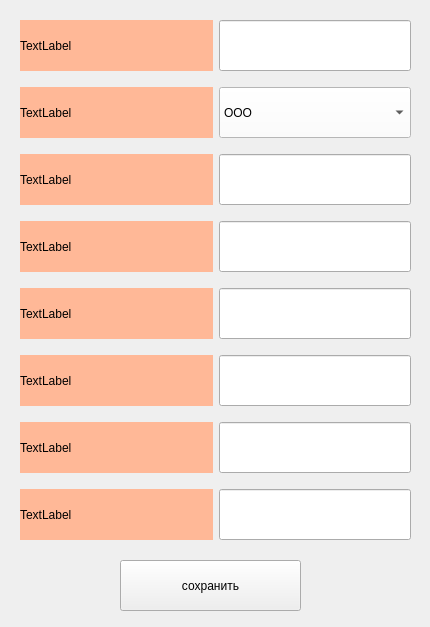
<?xml version="1.0" encoding="UTF-8"?>
<ui version="4.0">
 <class>MainWindow</class>
 <widget class="QMainWindow" name="MainWindow">
  <property name="geometry">
   <rect>
    <x>0</x>
    <y>0</y>
    <width>430</width>
    <height>627</height>
   </rect>
  </property>
  <property name="windowTitle">
   <string>MainWindow</string>
  </property>
  <widget class="QWidget" name="centralwidget">
   <widget class="QWidget" name="horizontalLayoutWidget">
    <property name="geometry">
     <rect>
      <x>20</x>
      <y>20</y>
      <width>391</width>
      <height>520</height>
     </rect>
    </property>
    <layout class="QHBoxLayout" name="horizontalLayout">
     <item>
      <layout class="QVBoxLayout" name="verticalLayout">
       <item>
        <widget class="QLabel" name="label">
         <property name="sizePolicy">
          <sizepolicy hsizetype="Expanding" vsizetype="Preferred">
           <horstretch>0</horstretch>
           <verstretch>0</verstretch>
          </sizepolicy>
         </property>
         <property name="styleSheet">
          <string notr="true">background-color: rgb(255, 184, 151);</string>
         </property>
         <property name="text">
          <string>TextLabel</string>
         </property>
        </widget>
       </item>
       <item>
        <spacer name="verticalSpacer">
         <property name="orientation">
          <enum>Qt::Vertical</enum>
         </property>
         <property name="sizeType">
          <enum>QSizePolicy::Fixed</enum>
         </property>
         <property name="sizeHint" stdset="0">
          <size>
           <width>20</width>
           <height>10</height>
          </size>
         </property>
        </spacer>
       </item>
       <item>
        <widget class="QLabel" name="label_2">
         <property name="sizePolicy">
          <sizepolicy hsizetype="Expanding" vsizetype="Preferred">
           <horstretch>0</horstretch>
           <verstretch>0</verstretch>
          </sizepolicy>
         </property>
         <property name="styleSheet">
          <string notr="true">background-color: rgb(255, 184, 151);</string>
         </property>
         <property name="text">
          <string>TextLabel</string>
         </property>
        </widget>
       </item>
       <item>
        <spacer name="verticalSpacer_2">
         <property name="orientation">
          <enum>Qt::Vertical</enum>
         </property>
         <property name="sizeType">
          <enum>QSizePolicy::Fixed</enum>
         </property>
         <property name="sizeHint" stdset="0">
          <size>
           <width>20</width>
           <height>10</height>
          </size>
         </property>
        </spacer>
       </item>
       <item>
        <widget class="QLabel" name="label_3">
         <property name="sizePolicy">
          <sizepolicy hsizetype="Expanding" vsizetype="Preferred">
           <horstretch>0</horstretch>
           <verstretch>0</verstretch>
          </sizepolicy>
         </property>
         <property name="styleSheet">
          <string notr="true">background-color: rgb(255, 184, 151);</string>
         </property>
         <property name="text">
          <string>TextLabel</string>
         </property>
        </widget>
       </item>
       <item>
        <spacer name="verticalSpacer_3">
         <property name="orientation">
          <enum>Qt::Vertical</enum>
         </property>
         <property name="sizeType">
          <enum>QSizePolicy::Fixed</enum>
         </property>
         <property name="sizeHint" stdset="0">
          <size>
           <width>20</width>
           <height>10</height>
          </size>
         </property>
        </spacer>
       </item>
       <item>
        <widget class="QLabel" name="label_4">
         <property name="sizePolicy">
          <sizepolicy hsizetype="Expanding" vsizetype="Preferred">
           <horstretch>0</horstretch>
           <verstretch>0</verstretch>
          </sizepolicy>
         </property>
         <property name="styleSheet">
          <string notr="true">background-color: rgb(255, 184, 151);</string>
         </property>
         <property name="text">
          <string>TextLabel</string>
         </property>
        </widget>
       </item>
       <item>
        <spacer name="verticalSpacer_4">
         <property name="orientation">
          <enum>Qt::Vertical</enum>
         </property>
         <property name="sizeType">
          <enum>QSizePolicy::Fixed</enum>
         </property>
         <property name="sizeHint" stdset="0">
          <size>
           <width>20</width>
           <height>10</height>
          </size>
         </property>
        </spacer>
       </item>
       <item>
        <widget class="QLabel" name="label_5">
         <property name="sizePolicy">
          <sizepolicy hsizetype="Expanding" vsizetype="Preferred">
           <horstretch>0</horstretch>
           <verstretch>0</verstretch>
          </sizepolicy>
         </property>
         <property name="styleSheet">
          <string notr="true">background-color: rgb(255, 184, 151);</string>
         </property>
         <property name="text">
          <string>TextLabel</string>
         </property>
        </widget>
       </item>
       <item>
        <spacer name="verticalSpacer_5">
         <property name="orientation">
          <enum>Qt::Vertical</enum>
         </property>
         <property name="sizeType">
          <enum>QSizePolicy::Fixed</enum>
         </property>
         <property name="sizeHint" stdset="0">
          <size>
           <width>20</width>
           <height>10</height>
          </size>
         </property>
        </spacer>
       </item>
       <item>
        <widget class="QLabel" name="label_6">
         <property name="sizePolicy">
          <sizepolicy hsizetype="Expanding" vsizetype="Preferred">
           <horstretch>0</horstretch>
           <verstretch>0</verstretch>
          </sizepolicy>
         </property>
         <property name="styleSheet">
          <string notr="true">background-color: rgb(255, 184, 151);</string>
         </property>
         <property name="text">
          <string>TextLabel</string>
         </property>
        </widget>
       </item>
       <item>
        <spacer name="verticalSpacer_6">
         <property name="orientation">
          <enum>Qt::Vertical</enum>
         </property>
         <property name="sizeType">
          <enum>QSizePolicy::Fixed</enum>
         </property>
         <property name="sizeHint" stdset="0">
          <size>
           <width>20</width>
           <height>10</height>
          </size>
         </property>
        </spacer>
       </item>
       <item>
        <widget class="QLabel" name="label_7">
         <property name="sizePolicy">
          <sizepolicy hsizetype="Expanding" vsizetype="Preferred">
           <horstretch>0</horstretch>
           <verstretch>0</verstretch>
          </sizepolicy>
         </property>
         <property name="styleSheet">
          <string notr="true">background-color: rgb(255, 184, 151);</string>
         </property>
         <property name="text">
          <string>TextLabel</string>
         </property>
        </widget>
       </item>
       <item>
        <spacer name="verticalSpacer_7">
         <property name="orientation">
          <enum>Qt::Vertical</enum>
         </property>
         <property name="sizeType">
          <enum>QSizePolicy::Fixed</enum>
         </property>
         <property name="sizeHint" stdset="0">
          <size>
           <width>20</width>
           <height>10</height>
          </size>
         </property>
        </spacer>
       </item>
       <item>
        <widget class="QLabel" name="label_8">
         <property name="sizePolicy">
          <sizepolicy hsizetype="Expanding" vsizetype="Preferred">
           <horstretch>0</horstretch>
           <verstretch>0</verstretch>
          </sizepolicy>
         </property>
         <property name="styleSheet">
          <string notr="true">background-color: rgb(255, 184, 151);</string>
         </property>
         <property name="text">
          <string>TextLabel</string>
         </property>
        </widget>
       </item>
      </layout>
     </item>
     <item>
      <layout class="QVBoxLayout" name="verticalLayout_2">
       <item>
        <widget class="QLineEdit" name="lineEdit">
         <property name="sizePolicy">
          <sizepolicy hsizetype="Expanding" vsizetype="Expanding">
           <horstretch>0</horstretch>
           <verstretch>0</verstretch>
          </sizepolicy>
         </property>
        </widget>
       </item>
       <item>
        <spacer name="verticalSpacer_8">
         <property name="orientation">
          <enum>Qt::Vertical</enum>
         </property>
         <property name="sizeType">
          <enum>QSizePolicy::Fixed</enum>
         </property>
         <property name="sizeHint" stdset="0">
          <size>
           <width>20</width>
           <height>10</height>
          </size>
         </property>
        </spacer>
       </item>
       <item>
        <widget class="QComboBox" name="comboBox">
         <property name="sizePolicy">
          <sizepolicy hsizetype="Preferred" vsizetype="Expanding">
           <horstretch>0</horstretch>
           <verstretch>0</verstretch>
          </sizepolicy>
         </property>
         <property name="styleSheet">
          <string notr="true">background-color: rgb(255, 255, 255);</string>
         </property>
         <item>
          <property name="text">
           <string>ООО</string>
          </property>
         </item>
         <item>
          <property name="text">
           <string>ЗАО</string>
          </property>
         </item>
         <item>
          <property name="text">
           <string>ПАО</string>
          </property>
         </item>
         <item>
          <property name="text">
           <string>ОАО</string>
          </property>
         </item>
        </widget>
       </item>
       <item>
        <spacer name="verticalSpacer_9">
         <property name="orientation">
          <enum>Qt::Vertical</enum>
         </property>
         <property name="sizeType">
          <enum>QSizePolicy::Fixed</enum>
         </property>
         <property name="sizeHint" stdset="0">
          <size>
           <width>20</width>
           <height>10</height>
          </size>
         </property>
        </spacer>
       </item>
       <item>
        <widget class="QLineEdit" name="lineEdit_3">
         <property name="sizePolicy">
          <sizepolicy hsizetype="Expanding" vsizetype="Expanding">
           <horstretch>0</horstretch>
           <verstretch>0</verstretch>
          </sizepolicy>
         </property>
        </widget>
       </item>
       <item>
        <spacer name="verticalSpacer_10">
         <property name="orientation">
          <enum>Qt::Vertical</enum>
         </property>
         <property name="sizeType">
          <enum>QSizePolicy::Fixed</enum>
         </property>
         <property name="sizeHint" stdset="0">
          <size>
           <width>20</width>
           <height>10</height>
          </size>
         </property>
        </spacer>
       </item>
       <item>
        <widget class="QLineEdit" name="lineEdit_4">
         <property name="sizePolicy">
          <sizepolicy hsizetype="Expanding" vsizetype="Expanding">
           <horstretch>0</horstretch>
           <verstretch>0</verstretch>
          </sizepolicy>
         </property>
        </widget>
       </item>
       <item>
        <spacer name="verticalSpacer_11">
         <property name="orientation">
          <enum>Qt::Vertical</enum>
         </property>
         <property name="sizeType">
          <enum>QSizePolicy::Fixed</enum>
         </property>
         <property name="sizeHint" stdset="0">
          <size>
           <width>20</width>
           <height>10</height>
          </size>
         </property>
        </spacer>
       </item>
       <item>
        <widget class="QLineEdit" name="lineEdit_5">
         <property name="sizePolicy">
          <sizepolicy hsizetype="Expanding" vsizetype="Expanding">
           <horstretch>0</horstretch>
           <verstretch>0</verstretch>
          </sizepolicy>
         </property>
        </widget>
       </item>
       <item>
        <spacer name="verticalSpacer_12">
         <property name="orientation">
          <enum>Qt::Vertical</enum>
         </property>
         <property name="sizeType">
          <enum>QSizePolicy::Fixed</enum>
         </property>
         <property name="sizeHint" stdset="0">
          <size>
           <width>20</width>
           <height>10</height>
          </size>
         </property>
        </spacer>
       </item>
       <item>
        <widget class="QLineEdit" name="lineEdit_6">
         <property name="sizePolicy">
          <sizepolicy hsizetype="Expanding" vsizetype="Expanding">
           <horstretch>0</horstretch>
           <verstretch>0</verstretch>
          </sizepolicy>
         </property>
        </widget>
       </item>
       <item>
        <spacer name="verticalSpacer_13">
         <property name="orientation">
          <enum>Qt::Vertical</enum>
         </property>
         <property name="sizeType">
          <enum>QSizePolicy::Fixed</enum>
         </property>
         <property name="sizeHint" stdset="0">
          <size>
           <width>20</width>
           <height>10</height>
          </size>
         </property>
        </spacer>
       </item>
       <item>
        <widget class="QLineEdit" name="lineEdit_7">
         <property name="sizePolicy">
          <sizepolicy hsizetype="Expanding" vsizetype="Expanding">
           <horstretch>0</horstretch>
           <verstretch>0</verstretch>
          </sizepolicy>
         </property>
        </widget>
       </item>
       <item>
        <spacer name="verticalSpacer_14">
         <property name="orientation">
          <enum>Qt::Vertical</enum>
         </property>
         <property name="sizeType">
          <enum>QSizePolicy::Fixed</enum>
         </property>
         <property name="sizeHint" stdset="0">
          <size>
           <width>20</width>
           <height>10</height>
          </size>
         </property>
        </spacer>
       </item>
       <item>
        <widget class="QLineEdit" name="lineEdit_8">
         <property name="sizePolicy">
          <sizepolicy hsizetype="Expanding" vsizetype="Expanding">
           <horstretch>0</horstretch>
           <verstretch>0</verstretch>
          </sizepolicy>
         </property>
        </widget>
       </item>
      </layout>
     </item>
    </layout>
   </widget>
   <widget class="QPushButton" name="pushButton">
    <property name="geometry">
     <rect>
      <x>120</x>
      <y>560</y>
      <width>181</width>
      <height>51</height>
     </rect>
    </property>
    <property name="text">
     <string>сохранить</string>
    </property>
   </widget>
  </widget>
 </widget>
 <resources/>
 <connections/>
</ui>
